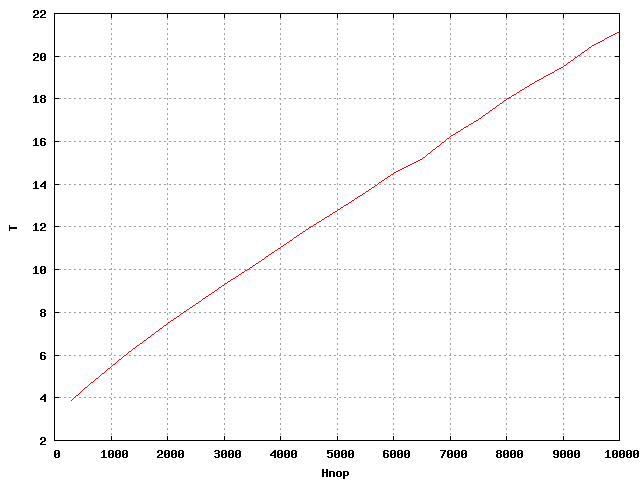

Reproduce this figure in gnuplot.
set grid
set xlabel 'Hnop'
set ylabel 'T'
plot 'atad_10k.txt' w l not
pause -1
set terminal png
set output 'atad.png'
replot
